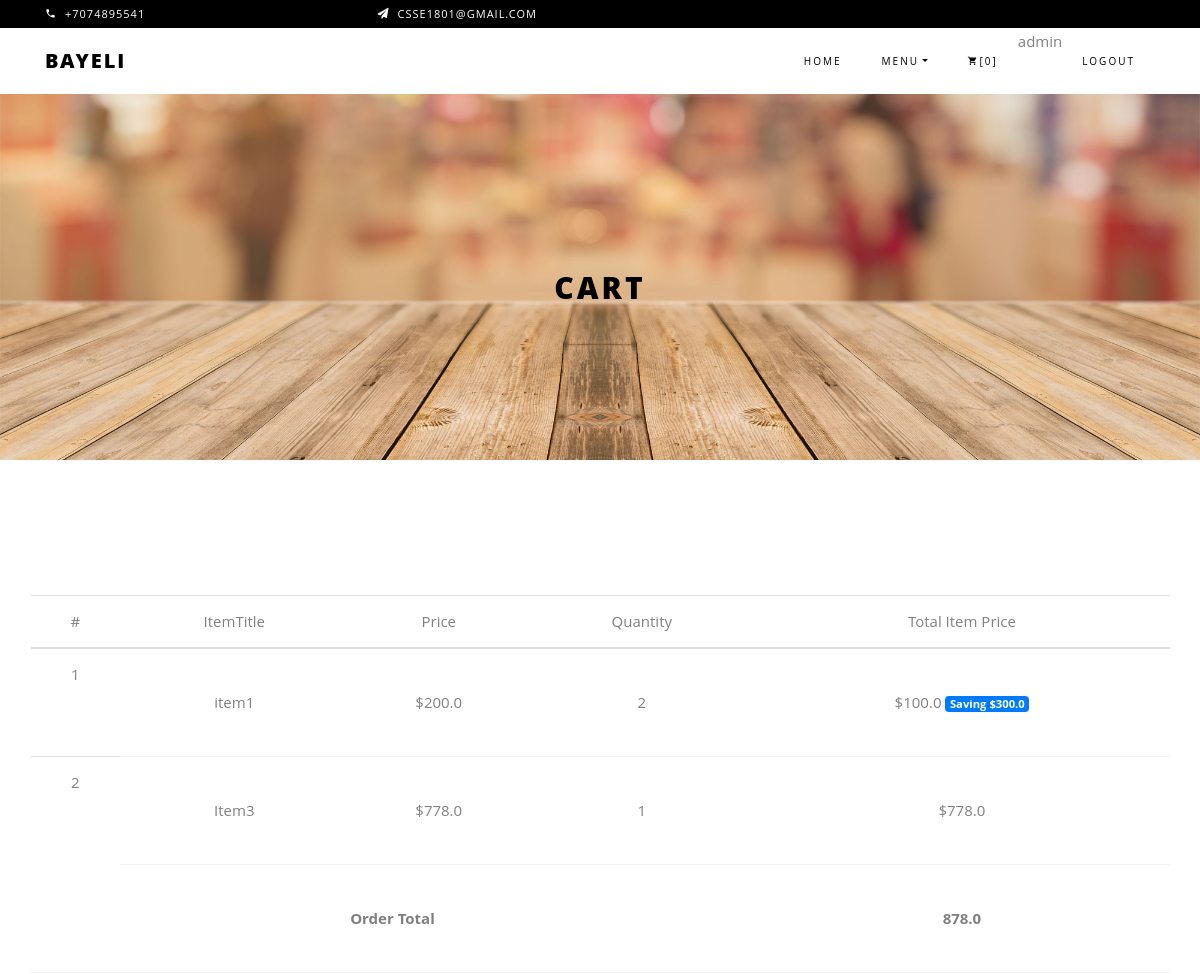
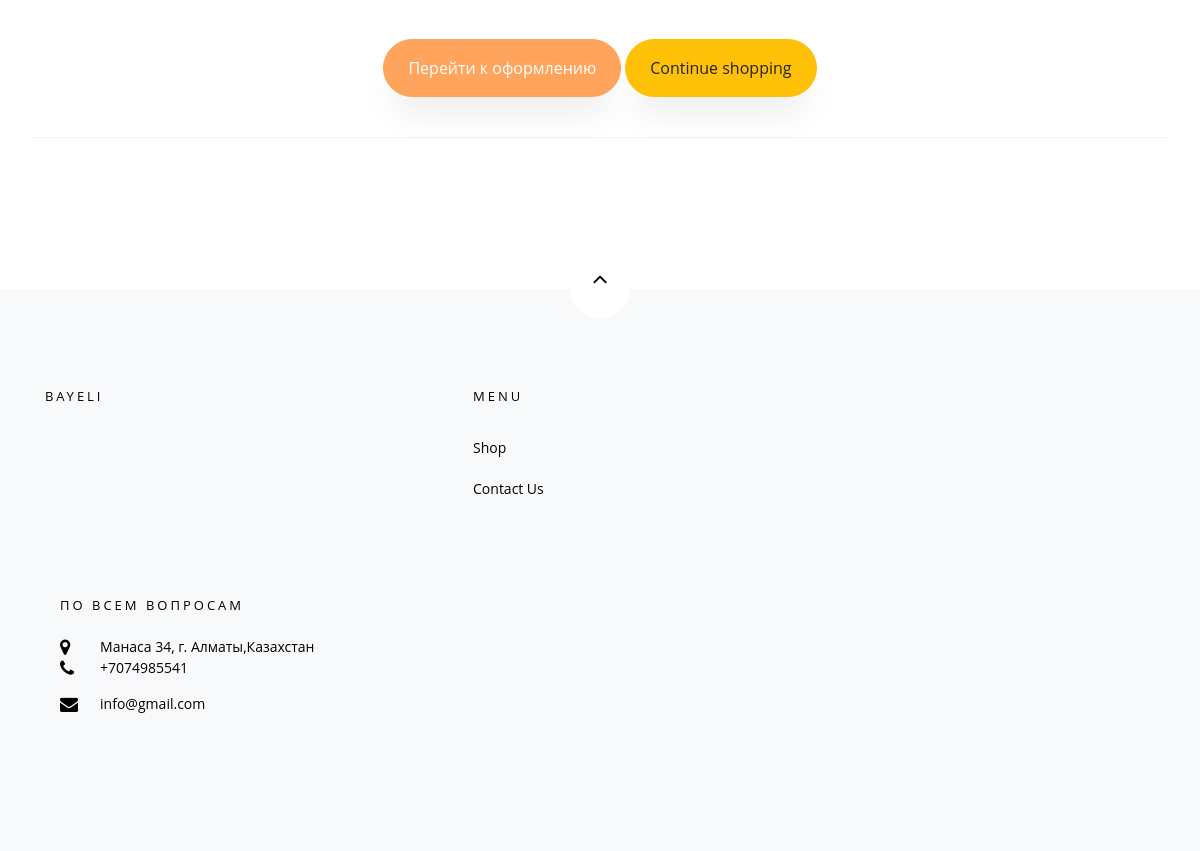
The page /OrderCartView/ (signed in) on the database its author committed (2 pictures, top to bottom).
### shoes/models.py (models this page shows, shortened)
class OrderItem(models.Model):
    user = models.ForeignKey(settings.AUTH_USER_MODEL,
                             on_delete=models.CASCADE, blank=True, null=True)
    ordered = models.BooleanField(default=False)
    item = models.ForeignKey(Item, on_delete=models.CASCADE)
    quantity = models.IntegerField(default=1)
    def get_total_item_price(self):
        return self.quantity * self.item.price
    def get_total_discount_item_price(self):
        return self.quantity * self.item.discount_price
    def get_amount_saved(self):
        return self.get_total_item_price() - self.get_total_discount_item_price()
    def get_final_price(self):
        if self.item.discount_price:
            return self.get_total_discount_item_price()
        return self.get_total_item_price()

class Item(models.Model):
    title = models.CharField(max_length=100)
    price = models.FloatField()
    discount_price = models.FloatField(blank=True, null=True)
    category = models.CharField(choices=CATEGORY_CHOICES, max_length=2)
    image = models.ImageField(upload_to="shoes_image", blank=True, null=True)
    slug = models.SlugField(default='m')
    description = models.TextField(default='g')

class Order(models.Model):
    user = models.ForeignKey(settings.AUTH_USER_MODEL,
                             on_delete=models.CASCADE)
    items = models.ManyToManyField(OrderItem)
    start_date = models.DateTimeField(auto_now_add=True)
    ordered_date = models.DateTimeField()
    ordered = models.BooleanField(default=False)
    def get_total(self):
        total = 0
        for order_item in self.items.all():
            total += order_item.get_final_price()
        return total

### shoes/views.py (the view)
# urls.py: path('OrderCartView/', OrderCartView.as_view(), name='OrderCartView'),
class OrderCartView(LoginRequiredMixin, View):
    def get(self, *args, **kwargs):
        try:
            order = Order.objects.get(user=self.request.user, ordered=False)
            context = {
                'object': order
            }
            return render(self.request, "cart.html", context)
        except ObjectDoesNotExist:
            return redirect("/")

### shoes/templates/cart.html (shortened to what this page needs)
{% extends 'index.html' %}
{% load static %}
{% block content %}
    <div class="hero-wrap hero-bread" style="background-image: url({% static 'images/bg_6.jpg'%});">
      <div class="container">
        <div class="row no-gutters slider-text align-items-center justify-content-center">
          <div class="col-md-9 ftco-animate text-center">
          	<p class="breadcrumbs"><span class="mr-2"><a href="/index"></a></span> </p>
            <h1 class="mb-0 bread">Cart</h1>
          </div>
        </div>
      </div>
    </div>
    <section class="ftco-section ftco-cart">
			<div class="container">
				<div class="row">
    			<div class="table-responsive text-nowrap">
  <table class="table">
    <thead>
      <tr>
        <th scope="col">#</th>
        <th scope="col" >ItemTitle</th>
        <th scope="col">Price</th>
        <th scope="col">Quantity</th>
        <th scope="col">Total Item Price</th>
      </tr>
    </thead>
    <tbody>
	{% for order_item in object.items.all %}
      <tr>
        <th scope="row">{{ forloop.counter }}</th>
        <td>{{ order_item.item.title}}</td>
        <td>${{ order_item.item.price}}</td>
        <td>{{ order_item.quantity}}</td>
        <td>
			{% if order_item.item.discount_price %}
			${{ order_item.get_total_discount_item_price}}
			<span class="badge badge-primary">Saving ${{ order_item.get_amount_saved }}</span>
			{% else %}
			${{ order_item.get_total_item_price}}
			{% endif %}
		</td>
      </tr>
	{% endfor %}
	<tr>
		<td colspan="4"><b>Order Total</b></td>
		<td><b>{{ object.get_total }}</b></td>
	</tr>
	<tr>
		<td colspan="5">
			<a href="/checkout" class="btn btn-primary py-3 px-4">Перейти к оформлению</a>
			<a href="/shop" class="btn btn-warning py-3 px-4">Continue shopping</a>
		</td>
	</tr>
    </tbody>
  </table>
</div>
    		</div>
			</div>
		</section>
{% endblock %}

### shoes/templates/index.html (shortened to what this page needs)
<!DOCTYPE html>
{% load static %}
<html lang="en">
  <head>
    <link rel="stylesheet" href="{% static 'css/open-iconic-bootstrap.min.css'%}">
    <link rel="stylesheet" href="{% static 'css/animate.css'%}">
    <link rel="stylesheet" href="{% static 'css/owl.carousel.min.css'%}">
    <link rel="stylesheet" href="{% static 'css/owl.theme.default.min.css'%}">
    <link rel="stylesheet" href="{% static 'css/magnific-popup.css'%}">
    <link rel="stylesheet" href="{% static 'css/aos.css'%}">
    <link rel="stylesheet" href="{% static 'css/ionicons.min.css'%}">
    <link rel="stylesheet" href="{% static 'css/bootstrap-datepicker.css'%}">
    <link rel="stylesheet" href="{% static 'css/jquery.timepicker.css'%}">
    <link rel="stylesheet" href="{% static 'css/flaticon.css'%}">
    <link rel="stylesheet" href="{% static 'css/icomoon.css'%}">
    <link rel="stylesheet" href="{% static 'css/style.css'%}">
  </head>
  <body class="goto-here">
		<div class="py-1 bg-black">
    	<div class="container">
    		<div class="row no-gutters d-flex align-items-start align-items-center px-md-0">
	    		<div class="col-lg-12 d-block">
		    		<div class="row d-flex">
		    			<div class="col-md pr-4 d-flex topper align-items-center">
					    	<div class="icon mr-2 d-flex justify-content-center align-items-center"><span class="icon-phone2"></span></div>
						    <span class="text">+7074895541</span>
					    </div>
					    <div class="col-md pr-4 d-flex topper align-items-center">
					    	<div class="icon mr-2 d-flex justify-content-center align-items-center"><span class="icon-paper-plane"></span></div>
						    <span class="text">csse1801@gmail.com</span>
					    </div>
					    <div class="col-md-5 pr-4 d-flex topper align-items-center text-lg-right">
					    </div>
				    </div>
			    </div>
		    </div>
		  </div>
    </div>
    <nav class="navbar navbar-expand-lg navbar-dark ftco_navbar bg-dark ftco-navbar-light" id="ftco-navbar">
	    <div class="container">
	      <a class="navbar-brand" href="/index">Bayeli</a>
	      <div class="collapse navbar-collapse" id="ftco-nav">
	        <ul class="navbar-nav ml-auto">
	          <li class="nav-item active"><a href="/index" class="nav-link">Home</a></li>
	          <li class="nav-item dropdown">
              <a class="nav-link dropdown-toggle" href="#" id="dropdown04" data-toggle="dropdown" aria-haspopup="true" aria-expanded="false">Menu</a>
            </li>
                {% if request.user.is_authenticated %}
				<li class="nav-item cta cta-colored"><a href="{% url 'shoes:OrderCartView' %}" class="nav-link"><span class="icon-shopping_cart"></span>[0]</a></li>
				{{user}}
                <li class="nav-item cta cta-colored"><a href="{% url 'account_logout'%}" class="nav-link">logout</a></li>
                {% else %}
                <li class="nav-item cta cta-colored"><a href="{% url 'account_login'%}" class="nav-link"><span class="icon-shopping_cart"></span>login</a></li>
				<li class="nav-item cta cta-colored"><a href="{% url 'account_signup'%}" class="nav-link"><span class="icon-shopping_cart"></span>signup</a></li>
                {% endif %}
	        </ul>
	      </div>
	    </div>
	  </nav>
{% block content %}{% endblock %}
    <footer class="ftco-footer bg-light ftco-section">
      <div class="container">
      	<div class="row">
      		<div class="mouse">
						<a href="#" class="mouse-icon">
							<div class="mouse-wheel"><span class="ion-ios-arrow-up"></span></div>
						</a>
					</div>
      	</div>
        <div class="row mb-5">
          <div class="col-md">
            <div class="ftco-footer-widget mb-4">
              <h2 class="ftco-heading-2">Bayeli</h2>
              <ul class="ftco-footer-social list-unstyled float-md-left float-lft mt-5">
              </ul>
            </div>
          </div>
          <div class="col-md">
            <div class="ftco-footer-widget mb-4 ml-md-5">
              <h2 class="ftco-heading-2">Menu</h2>
              <ul class="list-unstyled">
                <li><a href="#" class="py-2 d-block">Shop</a></li>
                <li><a href="#" class="py-2 d-block">Contact Us</a></li>
              </ul>
            </div>
          </div>
          <div class="col-md-4">
            </div>
          </div>
          <div class="col-md">
            <div class="ftco-footer-widget mb-4">
            	<h2 class="ftco-heading-2">По всем вопросам</h2>
            	<div class="block-23 mb-3">
	              <ul>
	                <li><span class="icon icon-map-marker"></span><span class="text">Манаса 34, г. Алматы,Казахстан</span></li>
	                <li><a href="#"><span class="icon icon-phone"></span><span class="text">+7074985541</span></a></li>
	                <li><a href="#"><span class="icon icon-envelope"></span><span class="text">info@gmail.com</span></a></li>
	              </ul>
	            </div>
            </div>
          </div>
        </div>
    </footer>
  </body>
</html>

### shoes/static/css/icomoon.css (style rules this page uses)
[class^="icon-"], [class*=" icon-"] { font-family: 'icomoon' !important; speak: none; font-style: normal; font-weight: normal; font-variant: normal; text-transform: none; line-height: 1; -webkit-font-smoothing: antialiased; -moz-osx-font-smoothing: grayscale; }
.icon-map-marker:before { content: "\f041"; }
.icon-phone:before { content: "\f095"; }
.icon-envelope:before { content: "\f0e0"; }
.icon-paper-plane:before { content: "\f1d8"; }
.icon-phone2:before { content: "\e0cd"; }
.icon-shopping_cart:before { content: "\e8cc"; }

### rows shown on the page
OrderItem: item "item1", item.price "200.0", quantity "2", get_total_discount_item_price "100.0", get_amount_saved "300.0"
OrderItem: item "Item3", item.price "778.0", quantity "1", get_total_item_price "778.0"
Order: get_total "878.0"

### other values the page prints
{{ user }} "admin"
